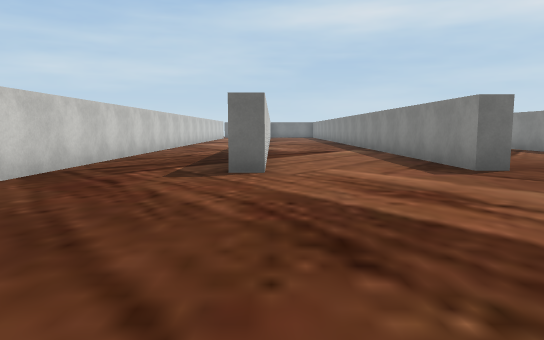
view 1 (above)

21 first-person views from a walk through a scene from a Unity 3-D project. The camera is 1.2 m above the floor, tilts 6° down and sees 70° across. The floor is counted in squares, 2 m on a side. Each view is taken from the middle of a square. On the plan, view 1 faces up. The plan holds only what a view shows up to about 11 squares ahead; the rest is blank. The place goes on beyond the plan. Some surface patterns are stand-ins.

view 2
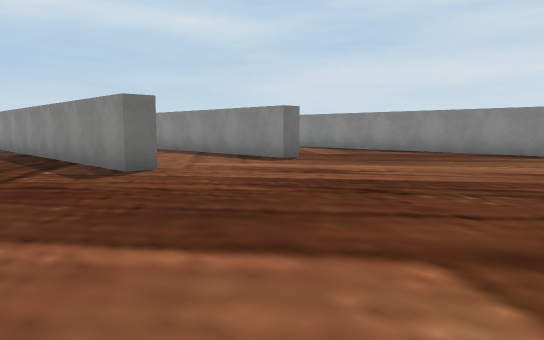

view 3
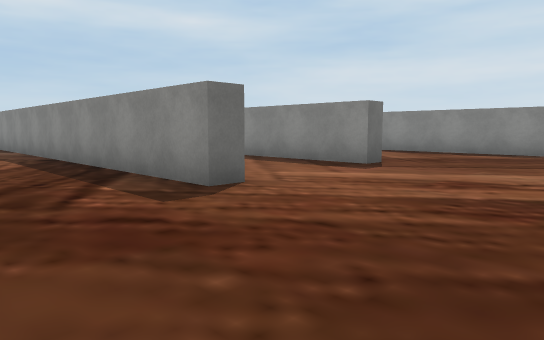

view 4
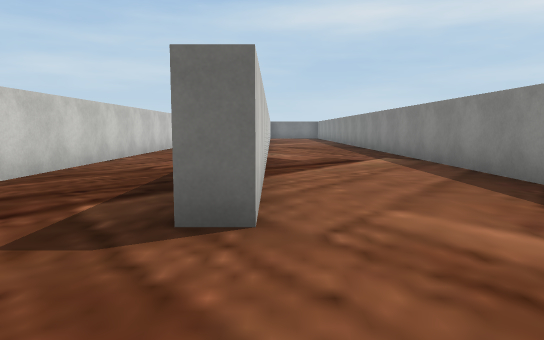

view 5
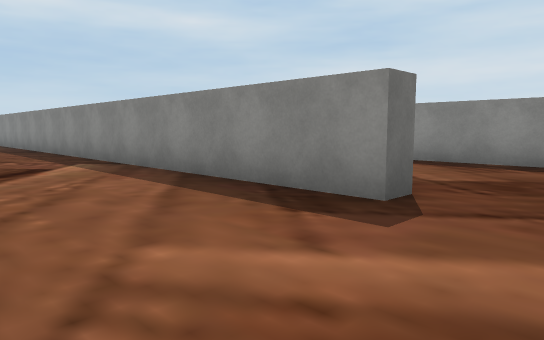

view 6
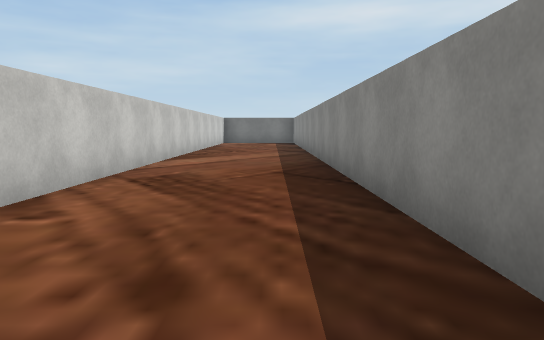

view 7
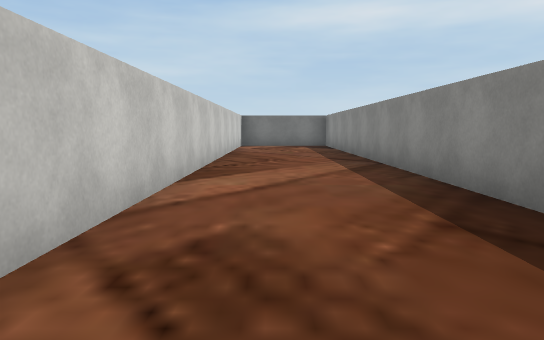

view 8
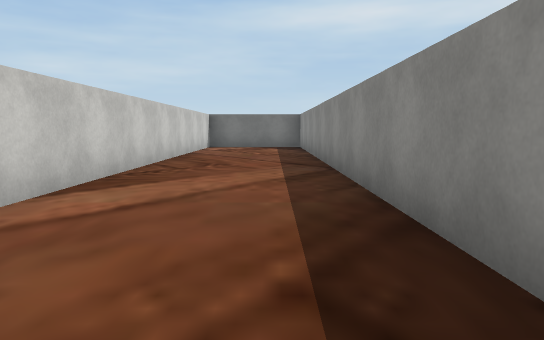

view 9
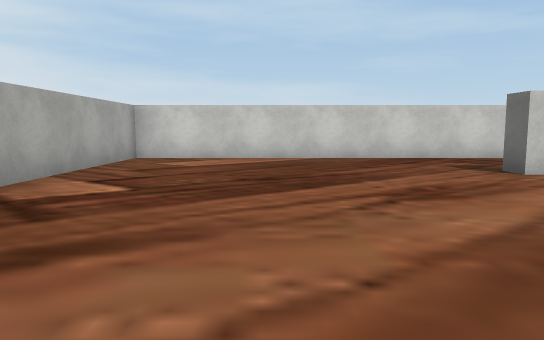

view 10
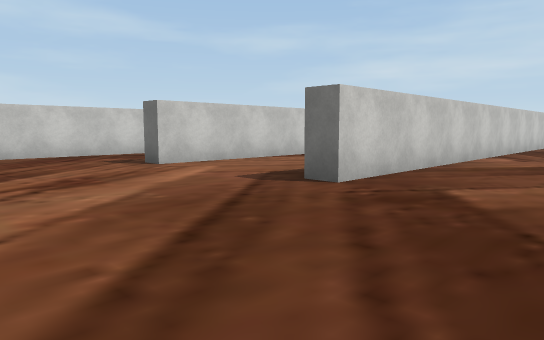

view 11
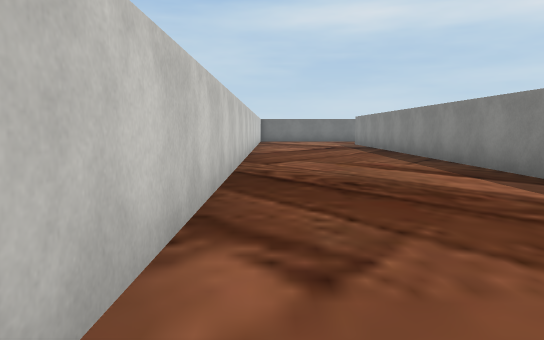

view 12
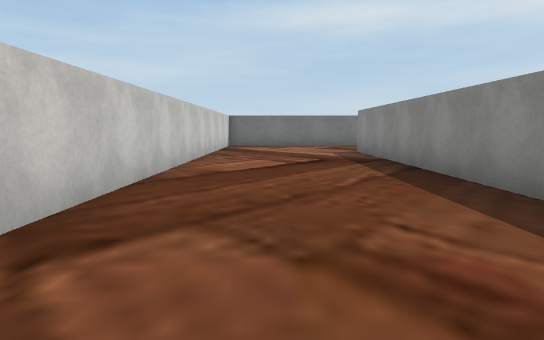

view 13
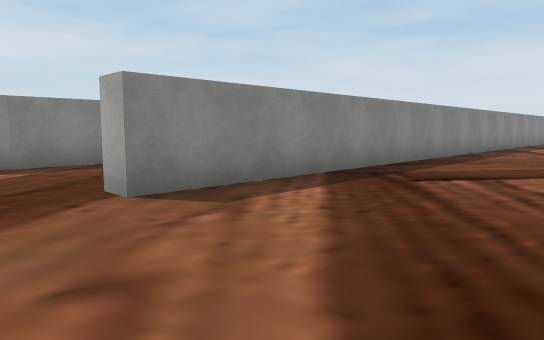

view 14
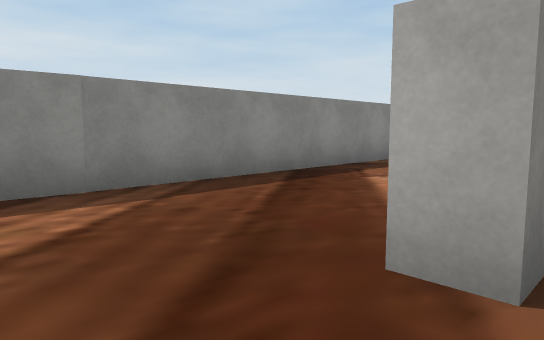

view 15
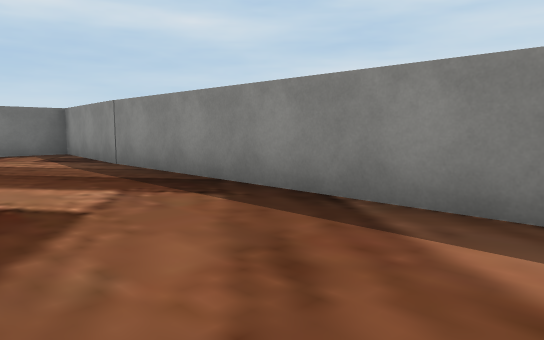

view 16
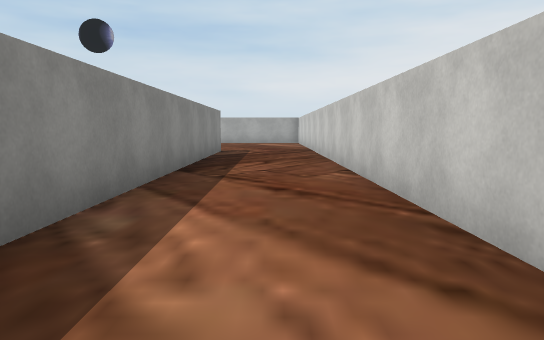

view 17
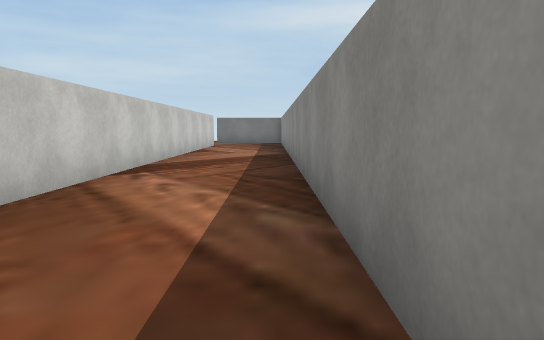

view 18
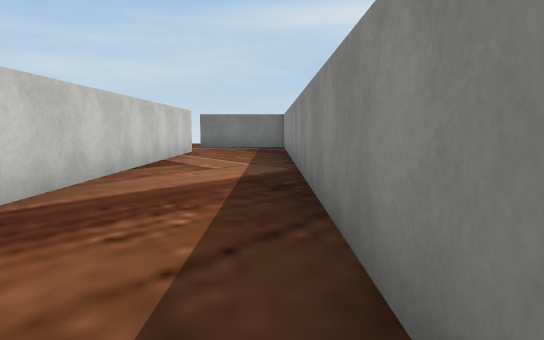

view 19
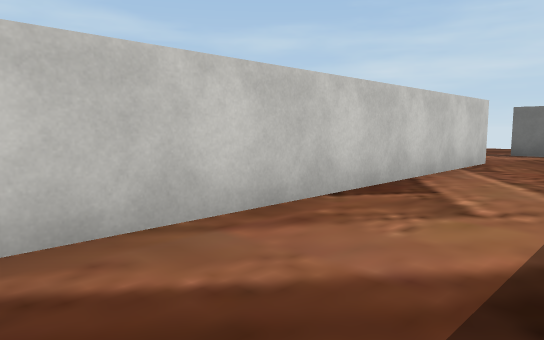

view 20
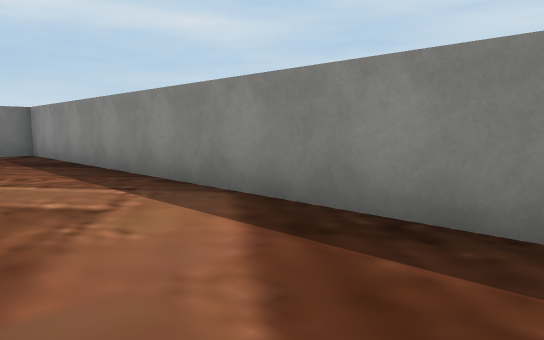

view 21
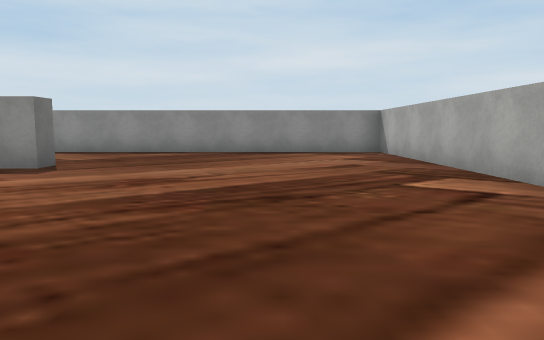

### Floor plan
Points are (right, up) in squares from view 1. A wall is a line through its corners. A room is listed if a view was taken in it or the views show most of it. See-through windows are left out.
Room 1 (views 1, 2, 3, 4, 5, 6, 7, 8, 9, 10, 11, 12, 13, 14, 16, 17, 18, 19, 20, 21)
walls: (-0.1, 11.1) (-0.1, 5.3) (-0.6, 5.3) (-0.6, 26.5); (7.3, 13.6) (7.3, 24.5); (7.3, 10.4) (7.3, 11.1); (3.5, 25.1) (3.5, 5.6) (3, 5.6) (3, 26); (-0.1, 26) (-0.1, 13.1); (-3.1, 25.5) (-3.1, -0.9) (7.3, -0.9) (7.3, 7.8)
ways out: opening at (7, 25.5) to room 2
Room 2 (view 15)
walls: (10.8, 18.4) (10.8, 26.5); (7.3, 24.5) (7.9, 24.5)
ways out: opening at (7, 25.5) to room 1

Positions as (right, up) in squares from view 1, and headings:
1: (0, 0), facing up
2: (-3, 0), facing up-right
3: (-3, 2), facing up-right
4: (0, 3), facing up
5: (0, 4), facing up-right
6: (2, 11), facing up
7: (1, 14), facing up
8: (2, 15), facing up
9: (5, 2), facing left
10: (6, 2), facing up-left
11: (4, 9), facing up
12: (5, 14), facing up
13: (4, 26), facing down-right
14: (7, 26), facing down-right
15: (8, 18), facing up-right
16: (-2, 16), facing down
17: (-1, 11), facing up
18: (-1, 15), facing up
19: (-1, 18), facing up-left
20: (-3, 18), facing up-right
21: (-3, 2), facing right
